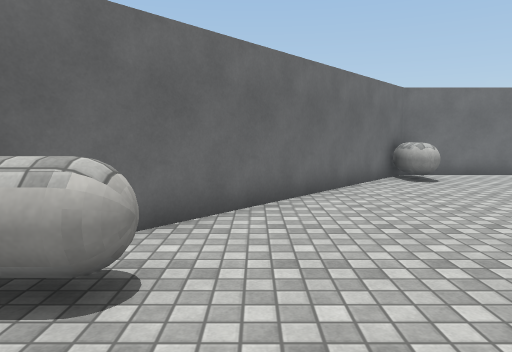
view 1 (above)

14 first-person views from a walk through a Unity game level. The camera is 1.3 m above the floor, tilts 6° down and sees 70° across. The floor is counted in squares, 1 m on a side. Each view is taken from the middle of a square. On the plan, view 1 faces up. The plan holds only what a view shows up to about 15 squares ahead; the rest is blank. The player is left out. Surface patterns are stand-ins for the level's own textures.

view 2
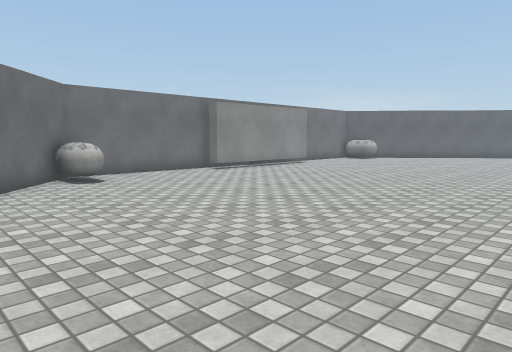

view 3
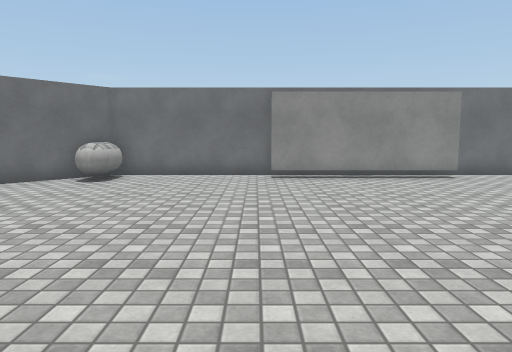

view 4
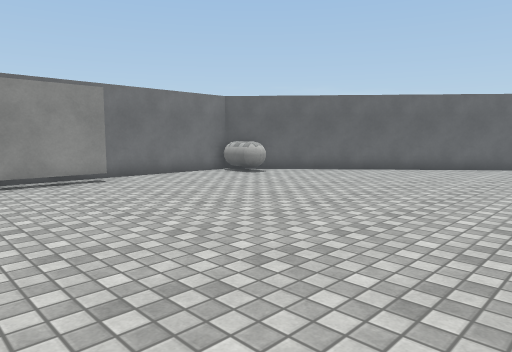

view 5
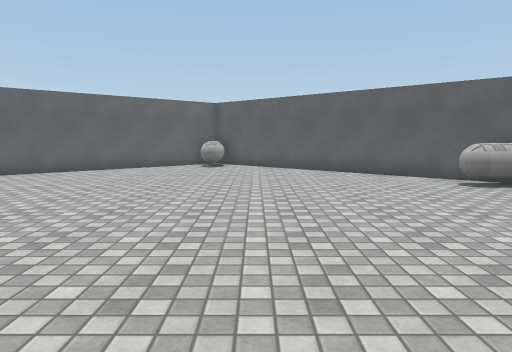

view 6
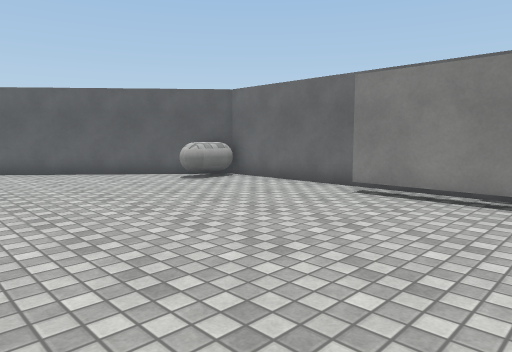

view 7
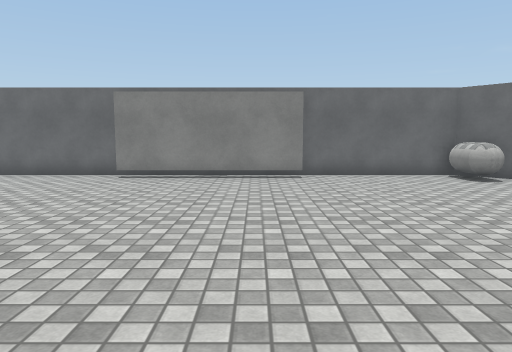

view 8
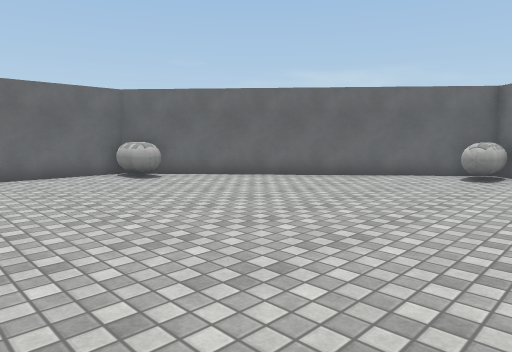

view 9
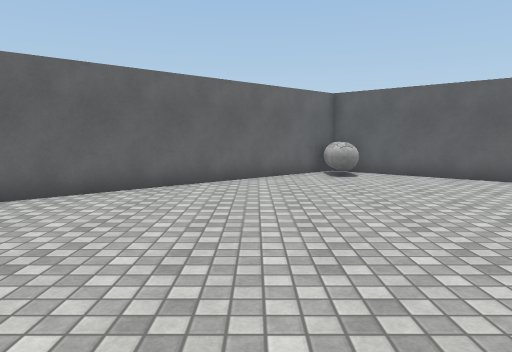

view 10
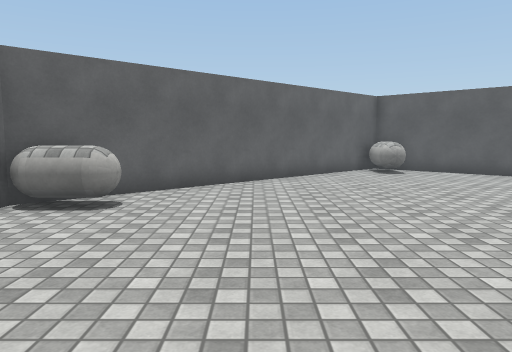

view 11
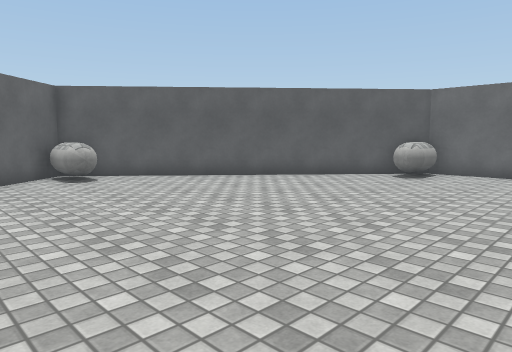

view 12
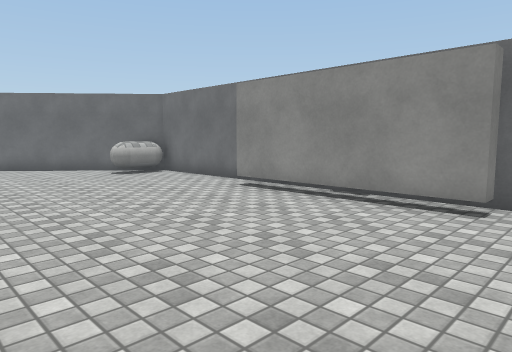

view 13
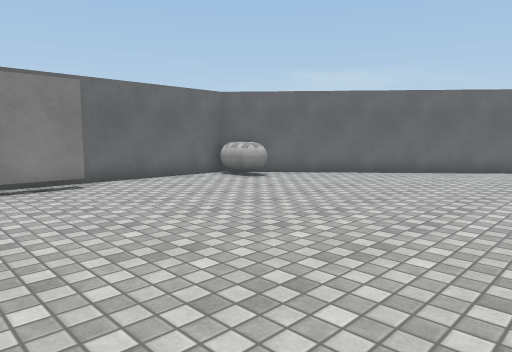

view 14
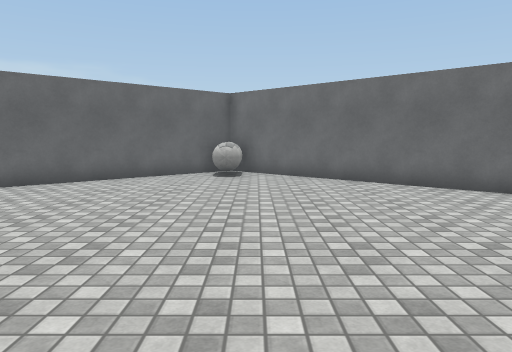

### Floor plan
Points are (right, up) in squares from view 1. A wall is a line through its corners. A room is listed if a view was taken in it or the views show most of it. See-through windows are left out.
Room 1 (views 1, 2, 3, 4, 5, 6, 7, 8, 9, 10, 11, 12, 13, 14)
walls: (10.4, -5.8) (16.5, -5.8); (10.6, 12.7) (5.1, 12.7) (-3.4, 3) (5.1, -6.7) (10.4, -6.7); (16.5, 12.4) (16.5, 11.8) (10.5, 11.8) (10.5, 12.2); (16.8, -6.7) (21.9, -6.7) (30.4, 3) (21.9, 12.7) (16.4, 12.7)
objects: other object (-2, 3) to (-1, 3); other object (5, -6) to (5, -5); other object (5, 11) to (5, 12); other object (22, -6) to (22, -5); other object (22, 11) to (22, 12); other object (28, 3) to (29, 3)

Positions as (right, up) in squares from view 1, and headings:
1: (0, 0), facing up
2: (1, 0), facing up-right
3: (10, 0), facing up
4: (12, 1), facing up-right
5: (12, 1), facing right
6: (12, 2), facing down-right
7: (12, 6), facing down
8: (11, 6), facing down-left
9: (16, 6), facing right
10: (15, 8), facing right
11: (17, 7), facing down-right
12: (18, 5), facing up-left
13: (14, 4), facing down-left
14: (11, 4), facing left
